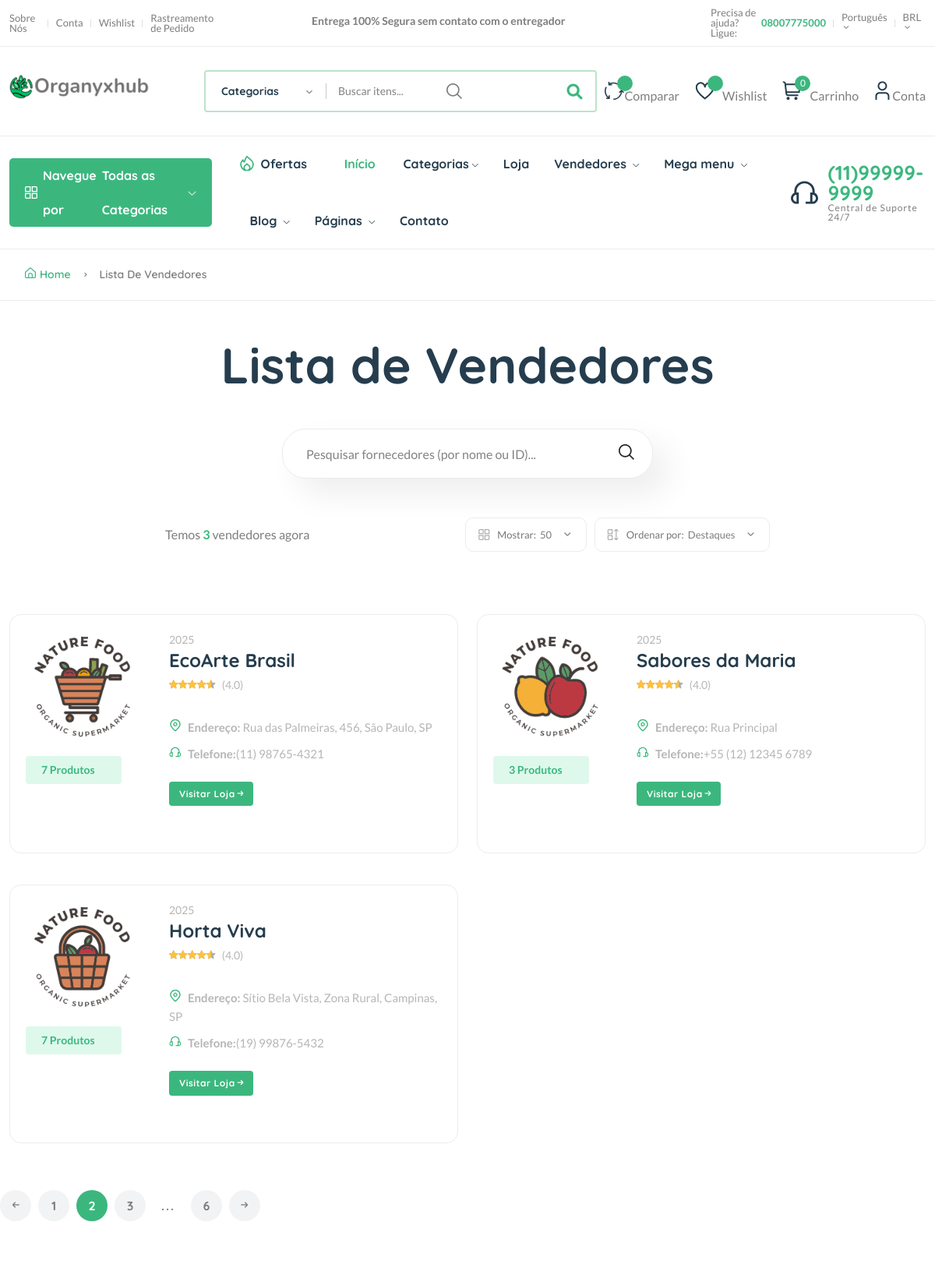
Before: /vendedores/ (upper part) with the older database file.
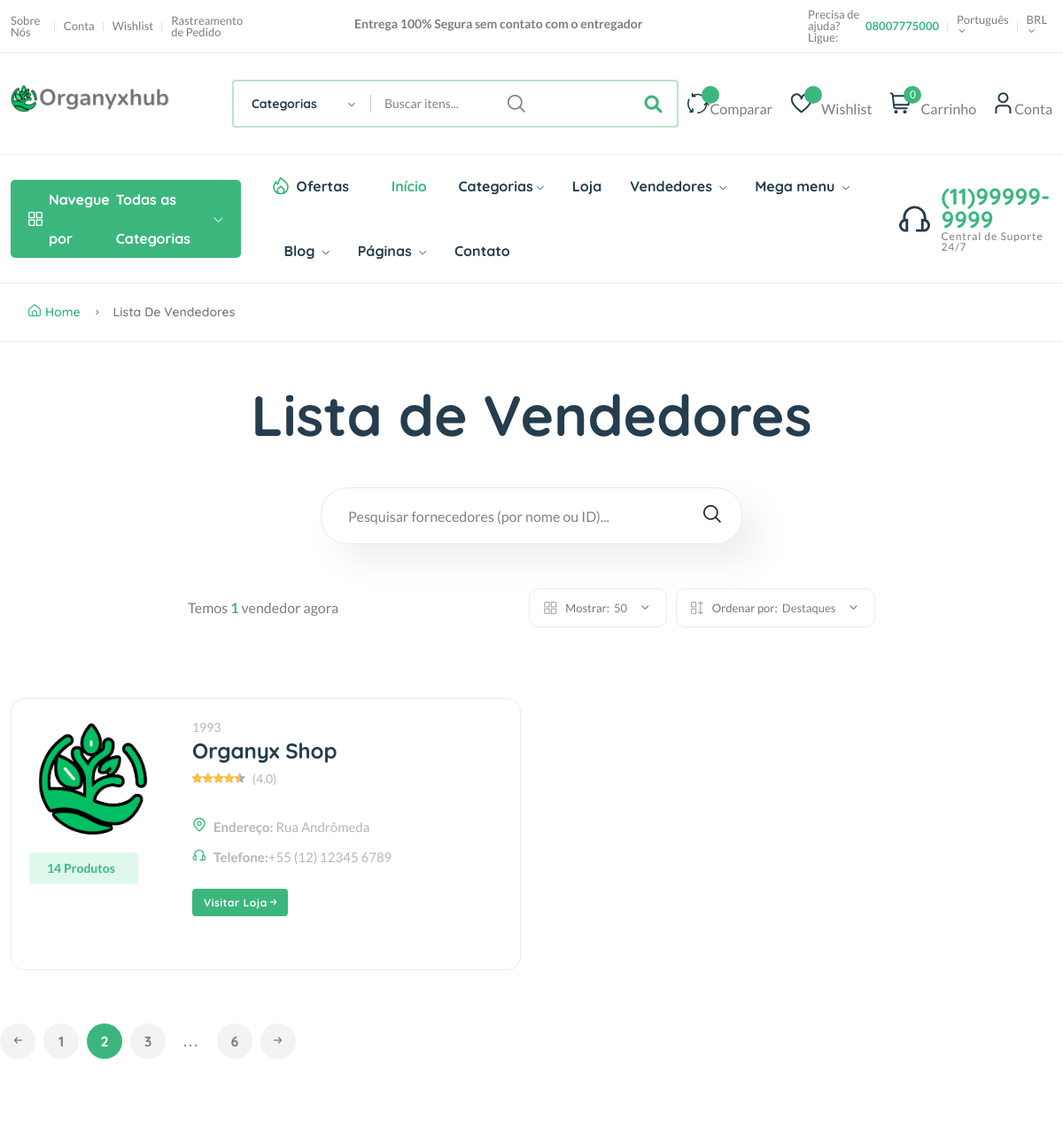
After: the same page with the newer database file.
### core/models.py (models this page shows, shortened)
class Vendedor(models.Model):
    vid = ShortUUIDField(unique=True, length=10, max_length=10, prefix="ven", alphabet="abcdefgh12345")
    titulo = models.CharField(max_length=100, default="Organyx")
    imagem = models.ImageField(upload_to=user_directory_path, default="vendedor.jpg")
    capa_imagem = models.ImageField(upload_to=user_directory_path, default="capa.jpg")
    descricao = CKEditor5Field(null=True, blank=True, default="Sou um vendedor de sucesso")
    endereco = models.CharField(max_length=100, default="Rua Principal")
    contato = models.CharField(max_length=100, default="+55 (12) 12345 6789")
    tempo_resp_chat = models.CharField(max_length=100, default="100")
    entrega_no_prazo = models.CharField(max_length=100, default="100")
    avaliacao_autenticidade = models.CharField(max_length=100, default="100")
    dias_devolucao = models.CharField(max_length=100, default="100")
    periodo_garantia = models.CharField(max_length=100, default="100")
    user = models.ForeignKey(User, on_delete=models.SET_NULL, null=True)
    data = models.DateTimeField(auto_now_add=False, null=True, blank=True)
    reputacao = models.DecimalField(max_digits=2, decimal_places=1, default=0.0)
    class Meta:
        verbose_name_plural = "Vendedores"

### core/views.py (the view)
# urls.py: path("vendedores/", lista_vendedores, name="vendor-list"), #Página de lista de vendedores da plataforma
def lista_vendedores(request):
    vendedores = Vendedor.objects.all()
    context = {"vendedores": vendedores, "categorias": Categoria.objects.all()}
    return render(request, "core/vendor-list.html", context)

### templates/core/vendor-list.html (shortened to what this page needs)
{% extends 'partials/base.html' %} {% load static %} {% block content %}
<main class="main pages mb-80">
    <div class="page-header breadcrumb-wrap">
        <div class="container">
            <div class="breadcrumb">
                <a href="{% url 'core:index' %}" rel="nofollow"><i class="fi-rs-home mr-5"></i>Home</a>
                <span></span> Lista de Vendedores
            </div>
        </div>
    </div>
    <div class="page-content pt-50">
        <div class="container">
            <div class="archive-header-2 text-center">
                <h1 class="display-2 mb-50">Lista de Vendedores</h1>
                <div class="row">
                    <div class="col-lg-5 mx-auto">
                        <div class="sidebar-widget-2 widget_search mb-50">
                            <div class="search-form">
                                <form action="#">
                                    <input type="text" placeholder="Pesquisar fornecedores (por nome ou ID)..." />
                                    <button type="submit">
                                        <i class="fi-rs-search"></i>
                                    </button>
                                </form>
                            </div>
                        </div>
                    </div>
                </div>
            </div>
            <div class="row mb-50">
                <div class="col-12 col-lg-8 mx-auto">
                    <div class="shop-product-fillter">
                        <div class="totall-product">
                            <p>
                                Temos
                                <strong class="text-brand">{{ vendedores.count }}</strong>
                                vendedor{{ vendedores.count|pluralize:"es" }} agora
                            </p>
                        </div>
                        <div class="sort-by-product-area">
                            <div class="sort-by-cover mr-10">
                                <div class="sort-by-product-wrap">
                                    <div class="sort-by">
                                        <span><i class="fi-rs-apps"></i>Mostrar:</span>
                                    </div>
                                    <div class="sort-by-dropdown-wrap">
                                        <span>
                                            50
                                            <i class="fi-rs-angle-small-down"></i></span>
                                    </div>
                                </div>
                            </div>
                            <div class="sort-by-cover">
                                <div class="sort-by-product-wrap">
                                    <div class="sort-by">
                                        <span><i class="fi-rs-apps-sort"></i>Ordenar por:</span>
                                    </div>
                                    <div class="sort-by-dropdown-wrap">
                                        <span>
                                            Destaques
                                            <i class="fi-rs-angle-small-down"></i></span>
                                    </div>
                                </div>
                            </div>
                        </div>
                    </div>
                </div>
            </div>
            <div class="row vendor-grid">
                {% for v in vendedores %}
                <div class="col-lg-6 col-md-6 col-12 col-sm-6">
                    <div class="vendor-wrap style-2 mb-40">
                        <div class="vendor-img-action-wrap">
                            <div class="vendor-img">
                                <a href="{% url 'core:vendor-detail' v.vid %}">
                                    <img class="default-img" src="{{v.imagem.url}}" alt="" />
                                </a>
                            </div>
                            <div class="mt-10">
                                <span class="font-small total-product">{{v.produto.all.count }} Produtos</span>
                            </div>
                        </div>
                        <div class="vendor-content-wrap">
                            <div class="mb-30">
                                <div class="product-category">
                                    <span class="text-muted">{{ v.data|date:"Y" }}</span>
                                </div>
                                <h4 class="mb-5">
                                    <a href="{% url 'core:vendor-detail' v.vid %}">{{ v.titulo }}</a>
                                </h4>
                                <div class="product-rate-cover">
                                    <div class="product-rate d-inline-block">
                                        <div class="product-rating" style="width: 90%"></div>
                                    </div>
                                    <span class="font-small ml-5 text-muted">
                                        (4.0)</span>
                                </div>
                                <div class="vendor-info d-flex justify-content-between align-items-end mt-30">
                                    <ul class="contact-infor text-muted">
                                        <li>
                                            <img src="{% static 'assets/imgs/theme/icons/icon-location.svg' %}"
                                                alt="" /><strong>Endereço: </strong>
                                            <span>{{ v.endereco }}</span>
                                        </li>
                                        <li>
                                            <img src="{% static 'assets/imgs/theme/icons/icon-contact.svg' %}"
                                                alt="" /><strong>Telefone:</strong><span>{{ v.contato }}</span>
                                        </li>
                                    </ul>
                                    <br>
                                </div>
                                <br>
                                <a href="{% url 'core:vendor-detail' v.vid %}" class="btn btn-xs">Visitar Loja<i class="fi-rs-arrow-small-right"></i></a>
                            </div>
                        </div>
                    </div>
                </div>
                {% endfor %}
            </div>
        </div>
        <div class="pagination-area mt-20 mb-20">
            <nav aria-label="Page navigation example">
                <ul class="pagination justify-content-start">
                    <li class="page-item">
                        <a class="page-link" href="#"><i class="fi-rs-arrow-small-left"></i></a>
                    </li>
                    <li class="page-item">
                        <a class="page-link" href="#">1</a>
                    </li>
                    <li class="page-item active">
                        <a class="page-link" href="#">2</a>
                    </li>
                    <li class="page-item">
                        <a class="page-link" href="#">3</a>
                    </li>
                    <li class="page-item">
                        <a class="page-link dot" href="#">...</a>
                    </li>
                    <li class="page-item">
                        <a class="page-link" href="#">6</a>
                    </li>
                    <li class="page-item">
                        <a class="page-link" href="#"><i class="fi-rs-arrow-small-right"></i></a>
                    </li>
                </ul>
            </nav>
        </div>
    </div>
</main>
{% endblock content %}

Changed rows visible on the page:
removed Vendedor: imagem (picture), produto.all.count "3", data "2025", titulo "Sabores da Maria", endereco "Rua Principal", contato "+55 (12) 12345 6789"
removed Vendedor: imagem (picture), produto.all.count "7", data "2025", titulo "Horta Viva", endereco "Sítio Bela Vista, Zona Rural, Campinas, SP", contato "(19) 99876-5432"
changed Vendedor: imagem: a different picture; produto.all.count "7" → "14"; data "2025" → "1993"; titulo "EcoArte Brasil" → "Organyx Shop"; endereco "Rua das Palmeiras, 456, São Paulo, SP" → "Rua Andrômeda"; contato "(11) 98765-4321" → "+55 (12) 12345 6789"
Other visible differences:
{{ vendedores.count }}: "3" → "1"
